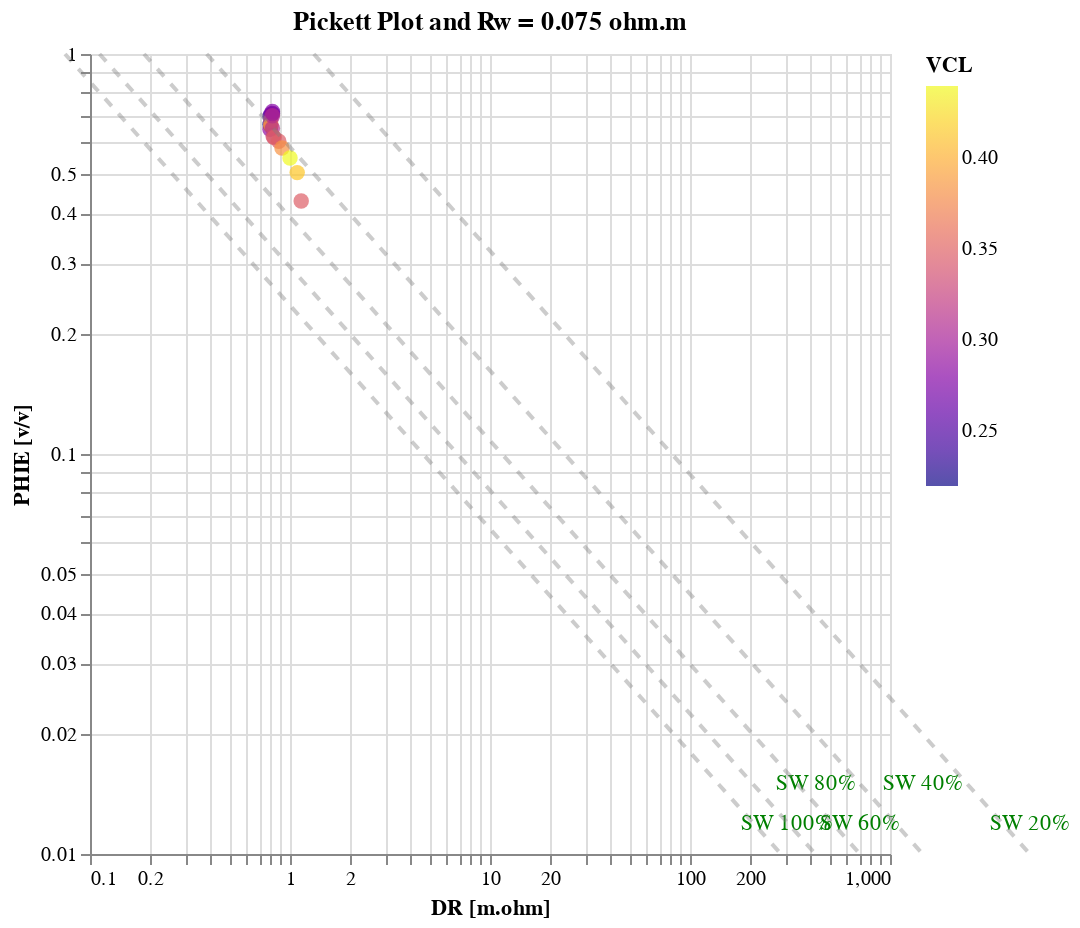

Notebook code cell kept with this figure:
### Code cell
# pickett_plot(
#     calculation_data,
#     depth_start=4320,
#     depth_end=4350,
#     vcl_limit=0.5,
#     a=a,
#     rwa=rw_input,
#     m=m,
#     n=n,
#     z="VCL",
# )

pickett_plot(
    calculation_data_copy,
    depth_start=4185,
    depth_end=4194,
    x_range=[0.1, 1000],
    y_range=[0.01, 1],
    vcl_limit=0.5,
    a=a,
    rwa=rw_input,
    m=m,
    n=n,
    z="VCL",
)

### Figure 1 — Vega-Lite specification as saved in the notebook (floating-point values rounded to 4 significant figures)
{"config": {"view": {"continuousWidth": 300, "continuousHeight": 300}}, "layer": [{"data": {"name": "data-383e556511420113b37d6430e2ecaece"}, "mark": {"type": "circle", "size": 60}, "encoding": {"color": {"field": "VCL", "scale": {"scheme": "plasma"}, "title": "VCL", "type": "quantitative"}, "tooltip": [{"field": "DEPT", "type": "quantitative"}, {"field": "DR", "type": "quantitative"}, {"field": "PHIE", "type": "quantitative"}, {"field": "VCL", "type": "quantitative"}], "x": {"field": "DR", "scale": {"domain": [0.1, 1000], "type": "log"}, "title": "DR [m.ohm]", "type": "quantitative"}, "y": {"field": "PHIE", "scale": {"domain": [0.01, 1], "type": "log"}, "title": "PHIE [v/v]", "type": "quantitative"}}, "title": "Pickett Plot and Rw = 0.075 ohm.m"}, {"layer": [{"layer": [{"data": {"name": "data-92cb0df78031b4e10e64a1ac1b6b095d"}, "mark": {"type": "line", "opacity": 0.4}, "encoding": {"color": {"value": "grey"}, "strokeDash": {"value": [5, 5]}, "x": {"field": "DR", "type": "quantitative"}, "y": {"field": "PHIE", "type": "quantitative"}}, "title": "SW 100%", "transform": [{"calculate": "'SW 100%'", "as": "SW_label"}]}, {"data": {"name": "data-47e278f397bf2f2fd8cb49e7d63be60e"}, "mark": {"type": "text", "align": "left", "baseline": "middle", "dx": -20, "dy": -15}, "encoding": {"color": {"value": "green"}, "text": {"value": "SW 100%"}, "x": {"field": "DR", "type": "quantitative"}, "y": {"field": "PHIE", "type": "quantitative"}}}]}, {"layer": [{"data": {"name": "data-219299dda8809f1c093a78c712fa7387"}, "mark": {"type": "line", "opacity": 0.4}, "encoding": {"color": {"value": "grey"}, "strokeDash": {"value": [5, 5]}, "x": {"field": "DR", "type": "quantitative"}, "y": {"field": "PHIE", "type": "quantitative"}}, "title": "SW 80%", "transform": [{"calculate": "'SW 80%'", "as": "SW_label"}]}, {"data": {"name": "data-a3217996a9fc725766cc61aedb67e2ba"}, "mark": {"type": "text", "align": "left", "baseline": "middle", "dx": -20, "dy": -35}, "encoding": {"color": {"value": "green"}, "text": {"value": "SW 80%"}, "x": {"field": "DR", "type": "quantitative"}, "y": {"field": "PHIE", "type": "quantitative"}}}]}, {"layer": [{"data": {"name": "data-b0bc9ce3adf99b7c898d00608ec46b16"}, "mark": {"type": "line", "opacity": 0.4}, "encoding": {"color": {"value": "grey"}, "strokeDash": {"value": [5, 5]}, "x": {"field": "DR", "type": "quantitative"}, "y": {"field": "PHIE", "type": "quantitative"}}, "title": "SW 60%", "transform": [{"calculate": "'SW 60%'", "as": "SW_label"}]}, {"data": {"name": "data-2c68b62eeae03be2a08135dfd5b43108"}, "mark": {"type": "text", "align": "left", "baseline": "middle", "dx": -20, "dy": -15}, "encoding": {"color": {"value": "green"}, "text": {"value": "SW 60%"}, "x": {"field": "DR", "type": "quantitative"}, "y": {"field": "PHIE", "type": "quantitative"}}}]}, {"layer": [{"data": {"name": "data-1ee2946b48d2876cf4c52066f614b06d"}, "mark": {"type": "line", "opacity": 0.4}, "encoding": {"color": {"value": "grey"}, "strokeDash": {"value": [5, 5]}, "x": {"field": "DR", "type": "quantitative"}, "y": {"field": "PHIE", "type": "quantitative"}}, "title": "SW 40%", "transform": [{"calculate": "'SW 40%'", "as": "SW_label"}]}, {"data": {"name": "data-8f3e0723ecf572f2e912ce7e6b927fd3"}, "mark": {"type": "text", "align": "left", "baseline": "middle", "dx": -20, "dy": -35}, "encoding": {"color": {"value": "green"}, "text": {"value": "SW 40%"}, "x": {"field": "DR", "type": "quantitative"}, "y": {"field": "PHIE", "type": "quantitative"}}}]}, {"layer": [{"data": {"name": "data-7ba1b9b69db07058f66326a13e45e352"}, "mark": {"type": "line", "opacity": 0.4}, "encoding": {"color": {"value": "grey"}, "strokeDash": {"value": [5, 5]}, "x": {"field": "DR", "type": "quantitative"}, "y": {"field": "PHIE", "type": "quantitative"}}, "title": "SW 20%", "transform": [{"calculate": "'SW 20%'", "as": "SW_label"}]}, {"data": {"name": "data-19121364eada03141601f83c0e52b218"}, "mark": {"type": "text", "align": "left", "baseline": "middle", "dx": -20, "dy": -15}, "encoding": {"color": {"value": "green"}, "text": {"value": "SW 20%"}, "x": {"field": "DR", "type": "quantitative"}, "y": {"field": "PHIE", "type": "quantitative"}}}]}]}], "height": 400, "width": 400, "$schema": "https://vega.github.io/schema/vega-lite/v5.20.1.json", "datasets": {"data-383e556511420113b37d6430e2ecaece": [{"WELL": "LLA-2", "DEPT": 4185.0, "CALI": 14.6, "DRHO": 0.03407, "DT_MAA": 104.2, "GR": 69.0, "NPHI": 0.4124, "RHOB_CORR": 2.185, "DR": 0.7943, "RHOB": 2.185, "VSH": 0.898, "RW": 0.09971, "hydrocarbon_formation_class": 0, "NPHI_corr": 0.4124, "VCLGR": 0.5171, "VCLRT": 0.8174, "VCLND": 0.2857, "VCL": 0.2857, "PHID": 0.1823, "PHIDshc": 0.1733, "PHI_SIMANDOUX": 0.6479, "PHIN": 0.004124, "PHINshc": -0.1244, "PHIxND": 0.02443, "PHIE": 0.6479}, {"WELL": "LLA-2", "DEPT": 4186.0, "CALI": 14.45, "DRHO": 0.02505, "DT_MAA": 106.0, "GR": 70.1, "NPHI": 0.398, "RHOB_CORR": 2.177, "DR": 0.7943, "RHOB": 2.177, "VSH": 0.9236, "RW": 0.0997, "hydrocarbon_formation_class": 0, "NPHI_corr": 0.398, "VCLGR": 0.5433, "VCLRT": 0.8174, "VCLND": 0.2198, "VCL": 0.2198, "PHID": 0.1855, "PHIDshc": 0.1786, "PHI_SIMANDOUX": 0.6661, "PHIN": 0.00398, "PHINshc": -0.09494, "PHIxND": 0.04181, "PHIE": 0.6661}, {"WELL": "LLA-2", "DEPT": 4186.0, "CALI": 14.8, "DRHO": 0.03206, "DT_MAA": 109.3, "GR": 72.1, "NPHI": 0.3969, "RHOB_CORR": 2.19, "DR": 0.7943, "RHOB": 2.19, "VSH": 0.9702, "RW": 0.0997, "hydrocarbon_formation_class": 0, "NPHI_corr": 0.3969, "VCLGR": 0.5931, "VCLRT": 0.8174, "VCLND": 0.2395, "VCL": 0.2395, "PHID": 0.1803, "PHIDshc": 0.1728, "PHI_SIMANDOUX": 0.6978, "PHIN": 0.003969, "PHINshc": -0.1038, "PHIxND": 0.03449, "PHIE": 0.6978}, {"WELL": "LLA-2", "DEPT": 4186.0, "CALI": 16.35, "DRHO": 0.03006, "DT_MAA": 106.1, "GR": 72.6, "NPHI": 0.4015, "RHOB_CORR": 2.193, "DR": 0.8017, "RHOB": 2.193, "VSH": 0.9819, "RW": 0.09969, "hydrocarbon_formation_class": 0, "NPHI_corr": 0.4015, "VCLGR": 0.606, "VCLRT": 0.8048, "VCLND": 0.2612, "VCL": 0.2612, "PHID": 0.1791, "PHIDshc": 0.1709, "PHI_SIMANDOUX": 0.7058, "PHIN": 0.004015, "PHINshc": -0.1135, "PHIxND": 0.02868, "PHIE": 0.7058}, {"WELL": "LLA-2", "DEPT": 4187.0, "CALI": 16.85, "DRHO": 0.03808, "DT_MAA": 104.8, "GR": 71.2, "NPHI": 0.415, "RHOB_CORR": 2.2, "DR": 0.8017, "RHOB": 2.2, "VSH": 0.9492, "RW": 0.09969, "hydrocarbon_formation_class": 0, "NPHI_corr": 0.415, "VCLGR": 0.5703, "VCLRT": 0.8048, "VCLND": 0.3221, "VCL": 0.3221, "PHID": 0.1763, "PHIDshc": 0.1662, "PHI_SIMANDOUX": 0.6827, "PHIN": 0.00415, "PHINshc": -0.1408, "PHIxND": 0.0127, "PHIE": 0.6827}, {"WELL": "LLA-2", "DEPT": 4188.0, "CALI": 14.8, "DRHO": 0.04008, "DT_MAA": 102.6, "GR": 69.9, "NPHI": 0.425, "RHOB_CORR": 2.193, "DR": 0.8017, "RHOB": 2.193, "VSH": 0.9189, "RW": 0.09968, "hydrocarbon_formation_class": 0, "NPHI_corr": 0.425, "VCLGR": 0.5385, "VCLRT": 0.8048, "VCLND": 0.3452, "VCL": 0.3452, "PHID": 0.1791, "PHIDshc": 0.1683, "PHI_SIMANDOUX": 0.662, "PHIN": 0.00425, "PHINshc": -0.1511, "PHIxND": 0.008594, "PHIE": 0.662}, {"WELL": "LLA-2", "DEPT": 4188.0, "CALI": 12.4, "DRHO": 0.0481, "DT_MAA": 97.78, "GR": 70.1, "NPHI": 0.4325, "RHOB_CORR": 2.202, "DR": 0.8017, "RHOB": 2.202, "VSH": 0.9236, "RW": 0.09968, "hydrocarbon_formation_class": 0, "NPHI_corr": 0.4325, "VCLGR": 0.5433, "VCLRT": 0.8048, "VCLND": 0.3882, "VCL": 0.3882, "PHID": 0.1755, "PHIDshc": 0.1634, "PHI_SIMANDOUX": 0.6648, "PHIN": 0.004325, "PHINshc": -0.1704, "PHIxND": -0.003511, "PHIE": 0.6648}, {"WELL": "LLA-2", "DEPT": 4188.0, "CALI": 12.4, "DRHO": 0.02204, "DT_MAA": 99.38, "GR": 72.7, "NPHI": 0.4252, "RHOB_CORR": 2.188, "DR": 0.8166, "RHOB": 2.188, "VSH": 0.9842, "RW": 0.09967, "hydrocarbon_formation_class": 0, "NPHI_corr": 0.4252, "VCLGR": 0.6086, "VCLRT": 0.7803, "VCLND": 0.3368, "VCL": 0.3368, "PHID": 0.1811, "PHIDshc": 0.1705, "PHI_SIMANDOUX": 0.7076, "PHIN": 0.004252, "PHINshc": -0.1473, "PHIxND": 0.01162, "PHIE": 0.7076}, {"WELL": "LLA-2", "DEPT": 4189.0, "CALI": 12.5, "DRHO": 0.02705, "DT_MAA": 93.73, "GR": 72.8, "NPHI": 0.4069, "RHOB_CORR": 2.181, "DR": 0.8166, "RHOB": 2.181, "VSH": 0.9865, "RW": 0.09967, "hydrocarbon_formation_class": 0, "NPHI_corr": 0.4069, "VCLGR": 0.6112, "VCLRT": 0.7803, "VCLND": 0.2589, "VCL": 0.2589, "PHID": 0.1838, "PHIDshc": 0.1757, "PHI_SIMANDOUX": 0.7096, "PHIN": 0.004069, "PHINshc": -0.1124, "PHIxND": 0.03164, "PHIE": 0.7096}, {"WELL": "LLA-2", "DEPT": 4190.0, "CALI": 12.5, "DRHO": 0.03507, "DT_MAA": 90.82, "GR": 73.4, "NPHI": 0.4071, "RHOB_CORR": 2.192, "DR": 0.8166, "RHOB": 2.192, "VSH": 1.0, "RW": 0.09966, "hydrocarbon_formation_class": 0, "NPHI_corr": 0.4071, "VCLGR": 0.627, "VCLRT": 0.7803, "VCLND": 0.2795, "VCL": 0.2795, "PHID": 0.1795, "PHIDshc": 0.1707, "PHI_SIMANDOUX": 0.7184, "PHIN": 0.004071, "PHINshc": -0.1217, "PHIxND": 0.02452, "PHIE": 0.7184}, {"WELL": "LLA-2", "DEPT": 4190.0, "CALI": 12.5, "DRHO": 0.02705, "DT_MAA": 86.44, "GR": 72.3, "NPHI": 0.4121, "RHOB_CORR": 2.198, "DR": 0.8166, "RHOB": 2.198, "VSH": 0.9749, "RW": 0.09966, "hydrocarbon_formation_class": 0, "NPHI_corr": 0.4121, "VCLGR": 0.5982, "VCLRT": 0.7803, "VCLND": 0.308, "VCL": 0.308, "PHID": 0.1771, "PHIDshc": 0.1675, "PHI_SIMANDOUX": 0.7006, "PHIN": 0.004121, "PHINshc": -0.1345, "PHIxND": 0.01649, "PHIE": 0.7006}, {"WELL": "LLA-2", "DEPT": 4190.0, "CALI": 12.6, "DRHO": 0.01202, "DT_MAA": 89.44, "GR": 69.3, "NPHI": 0.418, "RHOB_CORR": 2.189, "DR": 0.8166, "RHOB": 2.189, "VSH": 0.905, "RW": 0.09965, "hydrocarbon_formation_class": 0, "NPHI_corr": 0.418, "VCLGR": 0.5241, "VCLRT": 0.7803, "VCLND": 0.3129, "VCL": 0.3129, "PHID": 0.1807, "PHIDshc": 0.1709, "PHI_SIMANDOUX": 0.6526, "PHIN": 0.00418, "PHINshc": -0.1366, "PHIxND": 0.01714, "PHIE": 0.6526}, {"WELL": "LLA-2", "DEPT": 4191.0, "CALI": 12.5, "DRHO": 0.00802, "DT_MAA": 87.83, "GR": 67.4, "NPHI": 0.4266, "RHOB_CORR": 2.182, "DR": 0.8241, "RHOB": 2.182, "VSH": 0.8607, "RW": 0.09965, "hydrocarbon_formation_class": 0, "NPHI_corr": 0.4266, "VCLGR": 0.4803, "VCLRT": 0.7683, "VCLND": 0.3311, "VCL": 0.3311, "PHID": 0.1835, "PHIDshc": 0.1731, "PHI_SIMANDOUX": 0.6223, "PHIN": 0.004266, "PHINshc": -0.1447, "PHIxND": 0.01417, "PHIE": 0.6223}, {"WELL": "LLA-2", "DEPT": 4192.0, "CALI": 12.5, "DRHO": 0.02004, "DT_MAA": 88.23, "GR": 67.2, "NPHI": 0.4272, "RHOB_CORR": 2.19, "DR": 0.8318, "RHOB": 2.19, "VSH": 0.856, "RW": 0.09964, "hydrocarbon_formation_class": 0, "NPHI_corr": 0.4272, "VCLGR": 0.4758, "VCLRT": 0.7562, "VCLND": 0.3477, "VCL": 0.3477, "PHID": 0.1803, "PHIDshc": 0.1694, "PHI_SIMANDOUX": 0.6186, "PHIN": 0.004272, "PHINshc": -0.1522, "PHIxND": 0.008592, "PHIE": 0.6186}, {"WELL": "LLA-2", "DEPT": 4192.0, "CALI": 12.5, "DRHO": 0.02204, "DT_MAA": 88.87, "GR": 66.4, "NPHI": 0.4219, "RHOB_CORR": 2.2, "DR": 0.879, "RHOB": 2.2, "VSH": 0.8374, "RW": 0.09964, "hydrocarbon_formation_class": 0, "NPHI_corr": 0.4219, "VCLGR": 0.4581, "VCLRT": 0.6867, "VCLND": 0.3468, "VCL": 0.3468, "PHID": 0.1763, "PHIDshc": 0.1654, "PHI_SIMANDOUX": 0.6051, "PHIN": 0.004219, "PHINshc": -0.1518, "PHIxND": 0.0068, "PHIE": 0.6051}, {"WELL": "LLA-2", "DEPT": 4192.0, "CALI": 12.5, "DRHO": 0.03006, "DT_MAA": 79.29, "GR": 65.0, "NPHI": 0.426, "RHOB_CORR": 2.212, "DR": 0.912, "RHOB": 2.212, "VSH": 0.8048, "RW": 0.09963, "hydrocarbon_formation_class": 0, "NPHI_corr": 0.426, "VCLGR": 0.4281, "VCLRT": 0.6424, "VCLND": 0.383, "VCL": 0.383, "PHID": 0.1716, "PHIDshc": 0.1596, "PHI_SIMANDOUX": 0.5819, "PHIN": 0.00426, "PHINshc": -0.1681, "PHIxND": -0.004277, "PHIE": 0.5819}, {"WELL": "LLA-2", "DEPT": 4193.0, "CALI": 12.5, "DRHO": 0.02605, "DT_MAA": 52.01, "GR": 63.1, "NPHI": 0.4272, "RHOB_CORR": 2.242, "DR": 1.0, "RHOB": 2.242, "VSH": 0.7605, "RW": 0.09963, "hydrocarbon_formation_class": 0, "NPHI_corr": 0.4272, "VCLGR": 0.3892, "VCLRT": 0.5385, "VCLND": 0.4396, "VCL": 0.4396, "PHID": 0.1601, "PHIDshc": 0.1463, "PHI_SIMANDOUX": 0.5495, "PHIN": 0.004272, "PHINshc": -0.1936, "PHIxND": -0.02364, "PHIE": 0.5495}, {"WELL": "LLA-2", "DEPT": 4194.0, "CALI": 12.6, "DRHO": 0.01403, "DT_MAA": 41.49, "GR": 60.4, "NPHI": 0.4123, "RHOB_CORR": 2.257, "DR": 1.086, "RHOB": 2.257, "VSH": 0.6976, "RW": 0.09962, "hydrocarbon_formation_class": 0, "NPHI_corr": 0.4123, "VCLGR": 0.3374, "VCLRT": 0.4528, "VCLND": 0.4136, "VCL": 0.4136, "PHID": 0.1541, "PHIDshc": 0.1411, "PHI_SIMANDOUX": 0.5052, "PHIN": 0.004123, "PHINshc": -0.182, "PHIxND": -0.02042, "PHIE": 0.5052}, {"WELL": "LLA-2", "DEPT": 4194.0, "CALI": 12.6, "DRHO": 0.00802, "DT_MAA": 37.48, "GR": 55.7, "NPHI": 0.3888, "RHOB_CORR": 2.267, "DR": 1.138, "RHOB": 2.267, "VSH": 0.588, "RW": 0.09962, "hydrocarbon_formation_class": 0, "NPHI_corr": 0.3888, "VCLGR": 0.2558, "VCLRT": 0.4082, "VCLND": 0.3477, "VCL": 0.3477, "PHID": 0.1502, "PHIDshc": 0.1392, "PHI_SIMANDOUX": 0.4291, "PHIN": 0.003888, "PHINshc": -0.1526, "PHIxND": -0.006659, "PHIE": 0.4291}], "data-92cb0df78031b4e10e64a1ac1b6b095d": [{"DR": 285.1, "PHIE": 0.01, "SW": "SW 100%"}, {"DR": 0.075, "PHIE": 1.0, "SW": "SW 100%"}], "data-47e278f397bf2f2fd8cb49e7d63be60e": [{"DR": 285.1, "PHIE": 0.01, "SW": "SW 100%"}], "data-219299dda8809f1c093a78c712fa7387": [{"DR": 424.2, "PHIE": 0.01, "SW": "SW 80%"}, {"DR": 0.1116, "PHIE": 1.0, "SW": "SW 80%"}], "data-a3217996a9fc725766cc61aedb67e2ba": [{"DR": 424.2, "PHIE": 0.01, "SW": "SW 80%"}], "data-b0bc9ce3adf99b7c898d00608ec46b16": [{"DR": 707.9, "PHIE": 0.01, "SW": "SW 60%"}, {"DR": 0.1862, "PHIE": 1.0, "SW": "SW 60%"}], "data-2c68b62eeae03be2a08135dfd5b43108": [{"DR": 707.9, "PHIE": 0.01, "SW": "SW 60%"}], "data-1ee2946b48d2876cf4c52066f614b06d": [{"DR": 1457.0, "PHIE": 0.01, "SW": "SW 40%"}, {"DR": 0.3832, "PHIE": 1.0, "SW": "SW 40%"}], "data-8f3e0723ecf572f2e912ce7e6b927fd3": [{"DR": 1457.0, "PHIE": 0.01, "SW": "SW 40%"}], "data-7ba1b9b69db07058f66326a13e45e352": [{"DR": 5003.0, "PHIE": 0.01, "SW": "SW 20%"}, {"DR": 1.316, "PHIE": 1.0, "SW": "SW 20%"}], "data-19121364eada03141601f83c0e52b218": [{"DR": 5003.0, "PHIE": 0.01, "SW": "SW 20%"}]}}
